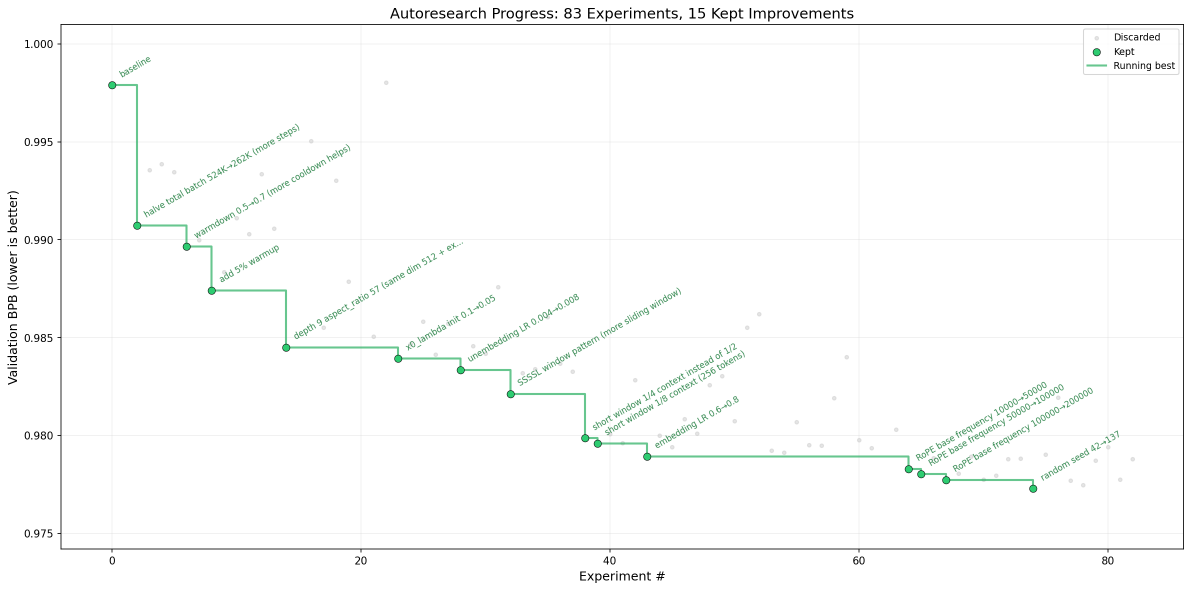
#> input picture progress.png, 2382 x 1180 px (shown at 1/2 size)
$ python compare_degradation.py --target ../../../../progress.png --simulated ../../../../progress.png
#> lines starting #> are read from the running program, lines starting #| are printed output that depends on the picture
### .claude/skills/image-degradation-simulator/scripts/analyze_degradation.py
#!/usr/bin/env python3
"""
Analyze a degraded image to identify distortion types and severity.
Outputs a JSON report with quantitative evidence for each degradation category.

Usage:
    python analyze_degradation.py --target /path/to/degraded.png [--clean /path/to/clean.png]
"""

import argparse
import json
import sys
import numpy as np
from PIL import Image
from scipy import ndimage


# [15 lines left out: function compute_basic_stats, not called in this run]


def compute_gradient_analysis(img):
    """Gradient magnitude for blur detection. Also directional ratio for motion blur."""
    gray = np.mean(img, axis=2)
    gx = ndimage.sobel(gray, axis=0)
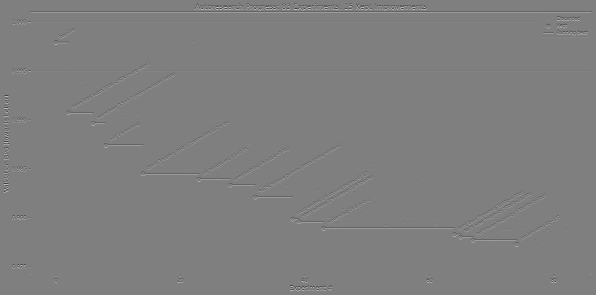
#> gx: shape (1180, 2382) float32 (shown at 1/4 size); min -1020, max 1020, mean 0; drawn with min black and max white
    gy = ndimage.sobel(gray, axis=1)
    grad_mag = np.sqrt(gx**2 + gy**2)
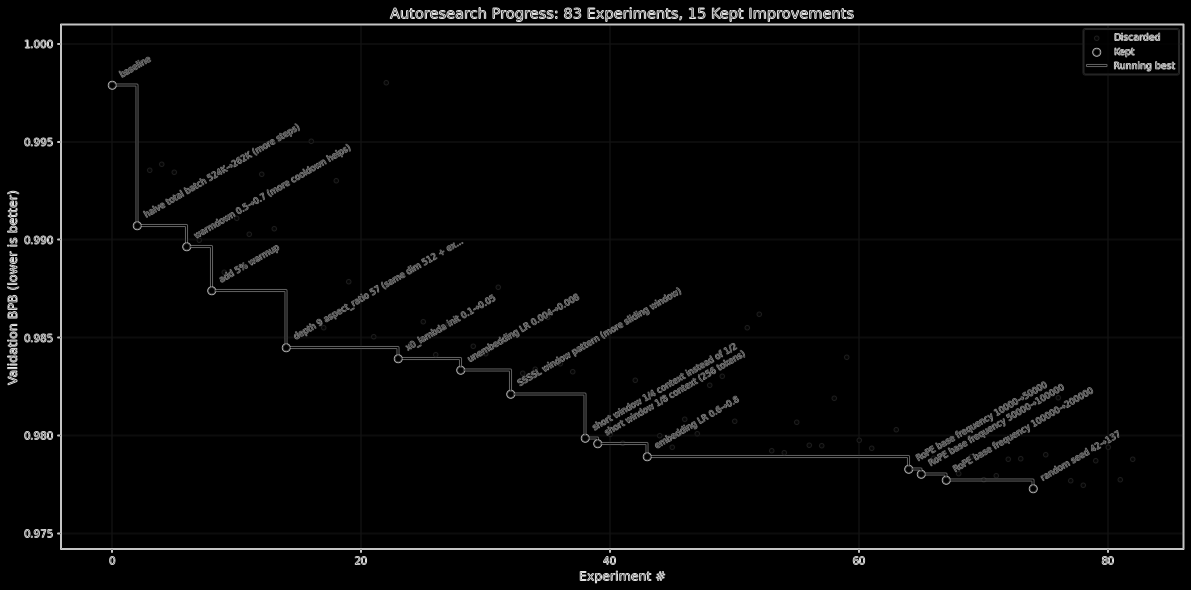
#> grad_mag: shape (1180, 2382) float32 (shown at 1/2 size); min 0, max 1104.3, mean 24.7; drawn with min black and max white

    # Directional analysis: horizontal vs vertical gradient
    h_grad = np.mean(np.abs(gx))  # vertical edges (horizontal gradient)
#> h_grad = 15.66
    v_grad = np.mean(np.abs(gy))  # horizontal edges (vertical gradient)
#> v_grad = 12.35
#> (the rest of the program and of its run is left out)
